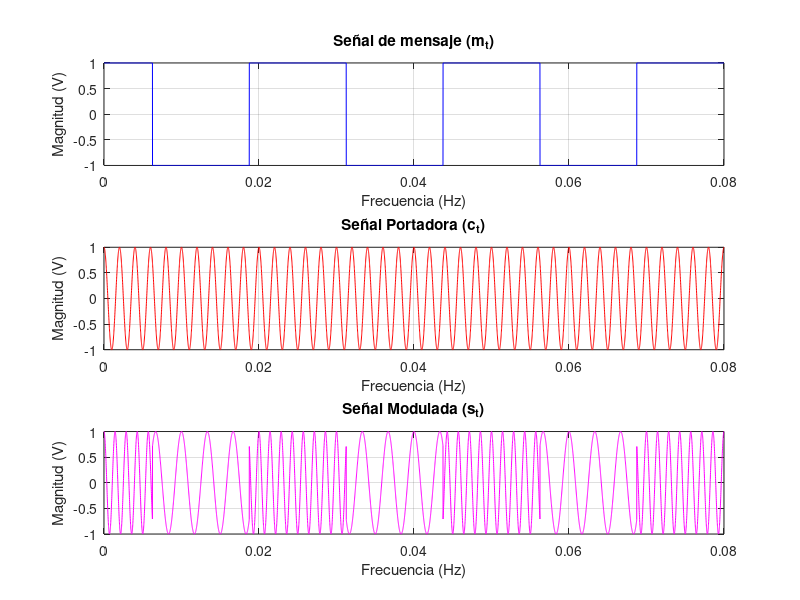
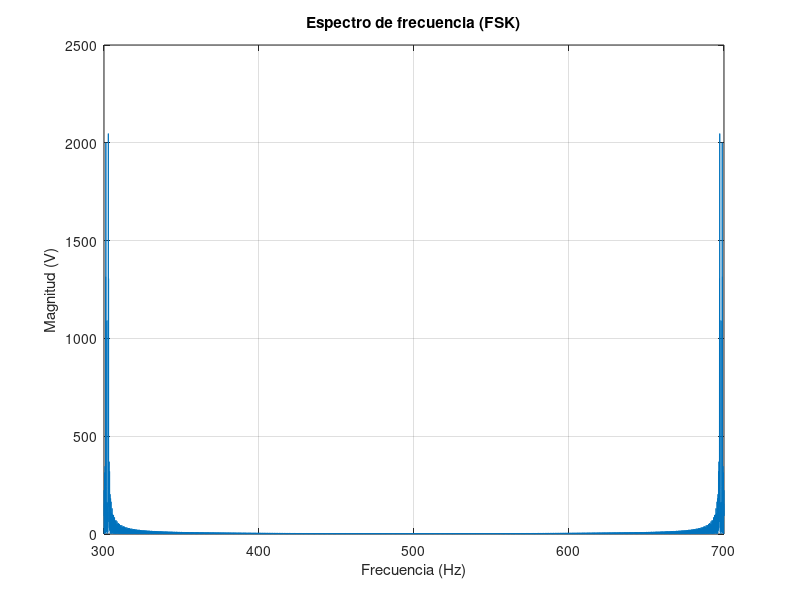

The MATLAB source for these figures, in order:
clear
clear
clc
close all hidden
format short

fs = 100000;
t = 0:1/fs:0.08;

% Señal de mensaje
Am = 1;
fm = 20;
m_t = Am.*(2.*round(cos(2*pi*fm*t).^2)-1);

% Señal portadora
fc = 500;
Ac = 1;
c_t = Ac .* cos(2*pi*fc*t);

% Modulación FSK
k = 200; % índice de modulación (Hz/V)
s_t = Ac.*cos(2.*pi.*t.*(fc + k*m_t));

figure('Name','Modulación (FSK)')

subplot(3, 1, 1);
plot(t, m_t, 'b');
title('Señal de mensaje (m_t)');
xlabel('Frecuencia (Hz)');
ylabel('Magnitud (V)');
grid on;

subplot(3, 1, 2);
plot(t, c_t, 'r');
title('Señal Portadora (c_t)');
xlabel('Frecuencia (Hz)');
ylabel('Magnitud (V)');
grid on;

subplot(3, 1, 3);
plot(t, s_t, 'm');
title('Señal Modulada (s_t)');
xlabel('Frecuencia (Hz)');
ylabel('Magnitud (V)');
grid on;


N = length(s_t);    % Número de muestras
Y = fft(s_t);       % Transformada de Fourier
f = linspace(fc-k,fc+k,N);   % Eje de frecuencias

figure('Name','Espectro de frecuencia (FSK)')
plot(f, abs(Y));
title('Espectro de frecuencia (FSK)');
xlabel('Frecuencia (Hz)');
ylabel('Magnitud (V)');
grid on;